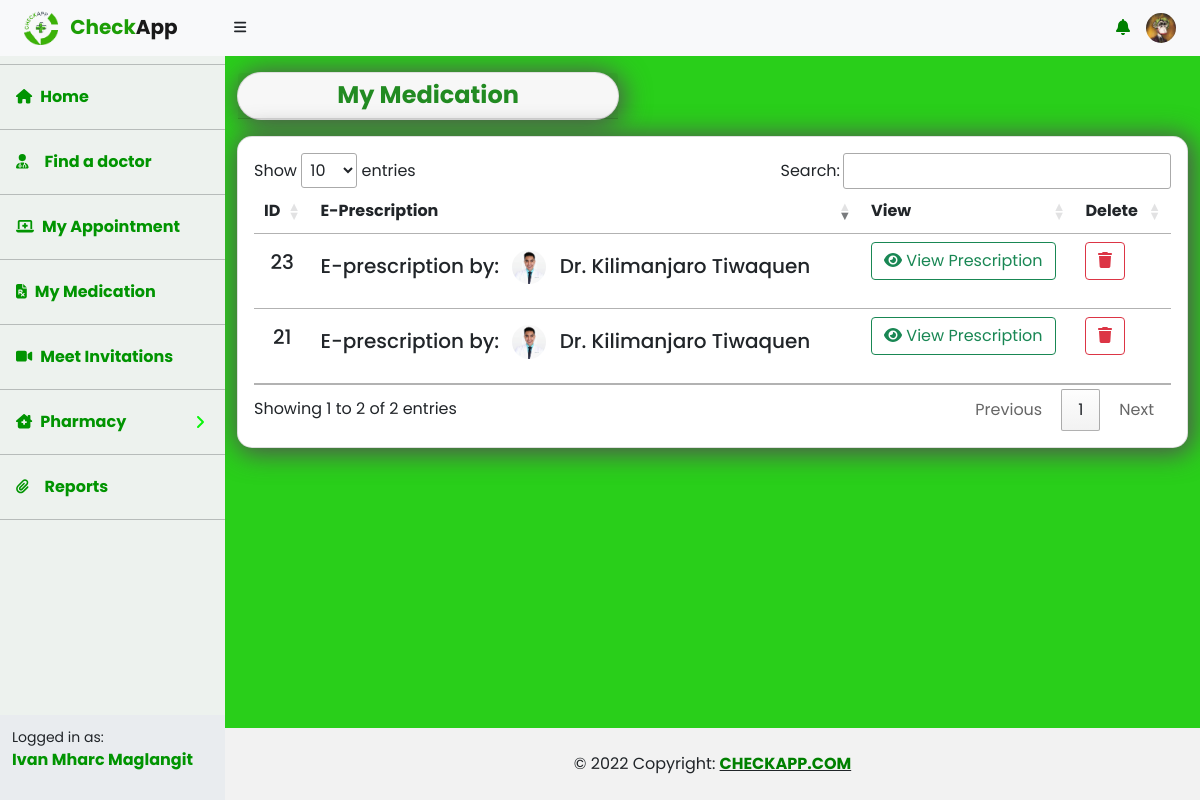
Page /Patient-Medication-table.php (signed in) on the committed database.
### tables this page shows
CREATE TABLE `patient_record` (
  `Patient_ID` int(11) NOT NULL,
  `FirstName` varchar(250) NOT NULL,
  `MiddleName` varchar(250) NOT NULL,
  `LastName` varchar(250) NOT NULL,
  `Birthdate` varchar(50) NOT NULL,
  `Age` varchar(50) NOT NULL,
  `Gender` varchar(15) NOT NULL,
  `Contact_No` varchar(11) NOT NULL,
  `Civil_Status` varchar(50) NOT NULL,
  `Province` varchar(100) NOT NULL,
  `City` varchar(100) NOT NULL,
  `Email` varchar(100) NOT NULL,
  `Password` varchar(100) NOT NULL,
  `Photo` varchar(50) NOT NULL
);

CREATE TABLE `medication_record` (
  `Med_ID` int(11) NOT NULL,
  `Doctor_ID` int(11) NOT NULL,
  `Doctor_Photo` varchar(150) NOT NULL,
  `Doctor_Name` varchar(150) NOT NULL,
  `Patient_ID` int(11) NOT NULL,
  `Patient_Photo` varchar(150) NOT NULL,
  `Patient_Name` varchar(150) NOT NULL,
  `Symptoms` varchar(150) NOT NULL,
  `Diagnosis` varchar(300) NOT NULL,
  `Prescription` varchar(100) NOT NULL,
  `Treatment` varchar(300) NOT NULL,
  `Doctor_Signiture` varchar(150) NOT NULL,
  `Notify_Status` int(11) NOT NULL
);

### Patient-Medication-table.php (the view, shortened to what this page needs)
<?php
include ('config.php');
?>
<!DOCTYPE html>
<html lang="en">
<head>
        <link rel="stylesheet" type="text/css" media="screen" href="css/jquery-ui.css" />
        <link href="https://cdnjs.cloudflare.com/ajax/libs/twitter-bootstrap/5.2.2/js/bootstrap.min.js" rel="stylesheet"/>
        <link href="https://cdn.datatables.net/1.13.1/css/jquery.dataTables.min.css" rel="stylesheet" />
        <link href="css/styles.css" rel="stylesheet" />
        <link rel="stylesheet" href="https://cdnjs.cloudflare.com/ajax/libs/font-awesome/4.7.0/css/font-awesome.min.css">
    </head>
    <body class="sb-nav-fixed" style="font-family: 'Poppins', sans-serif;" >
        <?php include('includes/Patient-nav2.php');?>
        <?php include('includes/Patient-Sidenav.php');?>
            <div id="layoutSidenav_content">
                <main class="main">
                    <div class="container-fluid" >
                        <div class="row">
                            <div class="col-lg-5">
                                <div class="card mt-3" id="shadow" style="border-radius: 30px;">
                                    <h4 class="card-header fw-bold d-flex justify-content-center">My Medication</h4>
                                </div>
                            </div>
                        </div>
                        <div class="card mt-3 mb-4" id="shadow" style="border-radius: 15px;">
                            <div class="card-body table-responsive">
                                <table class="table table-hover" id="datatablesSimple" >
                                    <thead>
                                        <tr>
                                            <th>ID</th>
                                            <th>E-Prescription</th>
                                            <th>View</th>
                                            <th>Delete</th>
                                        </tr>
                                    </thead>
                                    <tbody >
                                    <?php
                                        $Patient_ID = $_SESSION['Patient_ID'];
                                        $query = "SELECT * FROM medication_record WHERE Patient_ID = '$Patient_ID' ORDER BY Med_ID DESC";
                                        $result = mysqli_query($connect, $query);
                                        while($row = mysqli_fetch_assoc($result)):?>
                                        <tr class="fw-bold">
                                            <td><h5 class="d-flex justify-content-center mt-2"><?php echo $row['Med_ID']; ?></h5></td>
                                            <td>
                                                <h5> E-prescription by: <img src="Doctor_uploads/<?php echo $row['Doctor_Photo']; ?> " alt="" class="rounded-circle py-2 px-2 " width="50" height="50"> Dr. <?php echo $row['Doctor_Name']?></h5>
                                            </td>
                                            <td><a href="Patient-Medication.php?id= <?php echo $row['Med_ID'];?> "><button class="btn btn-outline-success"><i class="fas fa-eye"></i> View Prescription</button></a></td>
                                            <td><a href="Patient-Medication-delete.php?id= <?php echo $row['Med_ID'];?> "><button class="btn btn-outline-danger"><i class="fas fa-trash"></i></button></a></td>
                                        </tr>
                                    <?php endwhile; ?>
                                    </tbody>
                                </table>
                            </div>
                        </div>
                    </div>
                </main>
                <?php include('includes/App-footer.php');?>
            </div>
        </div>
    </body>
</html>

### includes/Patient-nav2.php (shortened to what this page needs)
<nav class="sb-topnav navbar navbar-expand navbar-light bg-light">
            <a class="navbar-brand ps-3 fw-bold" href="#">
                <img class="round-circle" width="50px" height="50px" src="img/logo.png" alt="">
                <span style="color:#1c9e05;">Check</span>App
            </a>
            <button class="btn btn-link btn-sm order-1 order-lg-0 me-4 me-lg-0" id="sidebarToggle" href="#!"><i class="fas fa-bars"></i></button>
            <ul class="navbar-nav  ms-auto me-0" >
                <li class="nav-item dropdown">
                    <a class="nav-link " href="#" role="button" data-bs-toggle="dropdown" aria-expanded="false">
                        <i class="fas fa-bell" style="color:green;"></i>
                    </a>
                </li>
            </ul>
            <ul class="navbar-nav  ms-auto ms-md-0 me-3 me-0">
                <li class="nav-item dropdown">
                    <a class="nav-link " id="navbarDropdown" href="#" role="button" data-bs-toggle="dropdown" aria-expanded="false">
                    <?php
                        $Patient_ID = $_SESSION['Patient_ID'];
                        $query = "SELECT * FROM patient_record WHERE Patient_ID = '$Patient_ID'";
                        $result = mysqli_query($connect, $query);
                        while($row = mysqli_fetch_array($result)):?>
                            <img src="Patient_uploads/<?php echo $row['Photo']; ?> " alt="" class="rounded-circle " width="30" height="30">
                    <?php endwhile; ?>
                    </a>
                </li>
            </ul>
        </nav>

### includes/Patient-Sidenav.php (shortened to what this page needs)
<div id="layoutSidenav">
            <div id="layoutSidenav_nav">
                <nav class="sb-sidenav accordion sb-sidenav-light" id="sidenavAccordion">
                    <div class="sb-sidenav-menu">
                        <div class="nav">
                            <hr class="dropdown-divider bg-dark" />
                            <a id="nav-hover" class="nav-link fw-bold" href="Patient-dashboard.php">
                                <div class="sb-nav-link-icon"><i class="fas fa-home"></i></div>
                                Home
                            </a>
                            <hr class="dropdown-divider bg-dark" />
                            <a id="nav-hover" href="Patient-findadoctor.php" class="nav-link fw-bold"><div class="sb-nav-link-icon"><i
                                    class="fa fa-user-md me-2"></i></div>Find a doctor</a>
                            <hr class="dropdown-divider bg-dark" />
                            <a id="nav-hover" href="Patient-Consultations.php" class="nav-link fw-bold"><div class="sb-nav-link-icon"><i
                                    class="fa-solid fa-laptop-medical"></i></div> My Appointment</a>
                            <hr class="dropdown-divider bg-dark" />
                            <a id="nav-hover" href="Patient-Medication-table.php" class="nav-link fw-bold"><div class="sb-nav-link-icon"><i
                                    class="fa-solid fa-file-prescription"></i></div>My Medication</a>
                            <hr class="dropdown-divider bg-dark" />
                            <a id="nav-hover" href="Patient-MyInvitation.php" class="nav-link fw-bold"><div class="sb-nav-link-icon"><i
                                    class="fa-solid fa-video"></i></div>Meet Invitations</a>
                            <hr class="dropdown-divider bg-dark" />
                            <a class="nav-link collapsed fw-bold" id="nav-hover" href="#" data-bs-toggle="collapse" data-bs-target="#collapsePages" aria-expanded="false" aria-controls="collapsePages">
                                <div class="sb-nav-link-icon"><i class="fa-solid fa-clinic-medical"></i></div>
                                Pharmacy
                                <div class="sb-sidenav-collapse-arrow"><i class="fas fa-angle-down"></i></div>
                            </a>
                            <hr class="dropdown-divider bg-dark" />
                            <a id="nav-hover" href="#" class="nav-link fw-bold"><div class="sb-nav-link-icon"><i
                                    class="fa fa-paperclip me-2"></i></div>Reports</a>
                            <hr class="dropdown-divider bg-dark" />
                        </div>
                    </div>
                    <div class="sb-sidenav-footer">
                        <div class="small">Logged in as:</div>
                        <?php
                            $query = "SELECT * FROM patient_record WHERE Patient_ID = '$Patient_ID'";
                            $result = mysqli_query($connect, $query);
                            while($row = mysqli_fetch_array($result)):?>
                            <p style="color: #019401;" class="fw-bold"><?php echo $row['FirstName']; ?> <?php echo $row['LastName']; ?></p>
                        <?php endwhile; ?>
                    </div>
                </nav>
            </div>

### rows in the picture
patient_record: Photo (picture), FirstName "Ivan Mharc", LastName "Maglangit"
medication_record: Med_ID "23", Doctor_Photo (picture), Doctor_Name "Kilimanjaro Tiwaquen"
medication_record: Med_ID "21", Doctor_Photo (picture), Doctor_Name "Kilimanjaro Tiwaquen"
